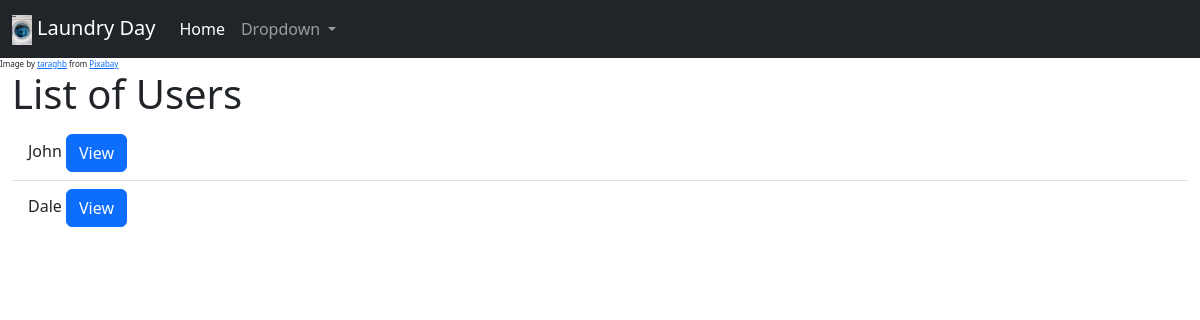
/users/, run on an earlier commit of the app's database.
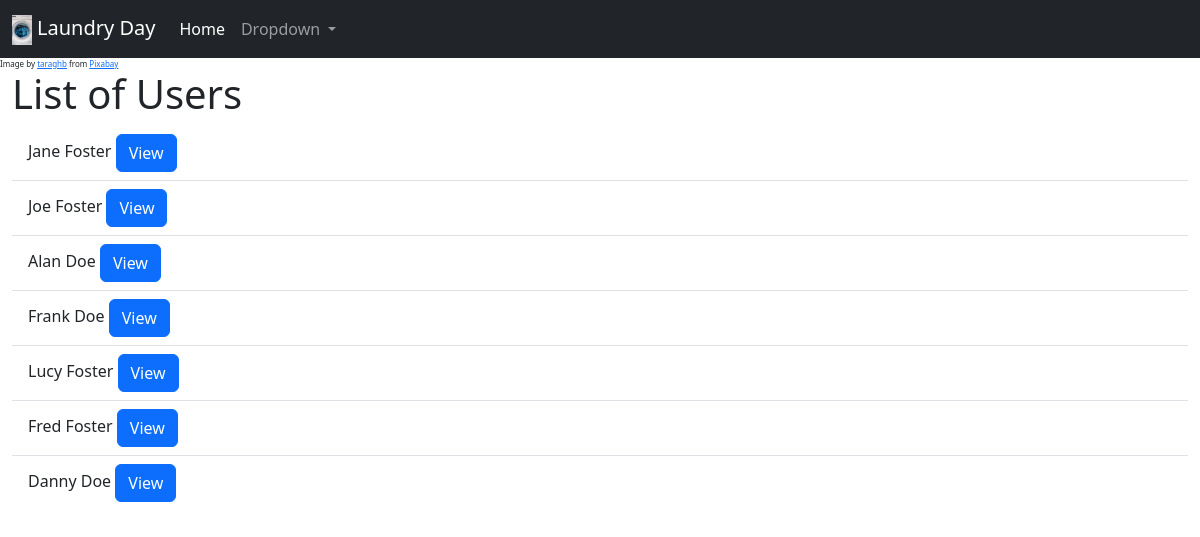
And on a later commit of the database.
### laundry_day/models.py (models this page shows, shortened)
class User(models.Model):
    name = models.CharField(max_length=100)
    class Meta:
        db_table = 'custom_user'
    parent = models.ForeignKey('self',
                               null=True,
                               blank=True,
                               related_name='children',
                               on_delete=models.SET_NULL)

### laundry_day/views.py (the view)
# urls.py: path('users/', views.UserListView.as_view(), name='users_list'),
class UserListView(generic.ListView):
    model = User
    template_name = 'laundry_day/list_of_users.html'
    context_object_name = 'users'

### laundry_day/templates/laundry_day/list_of_users.html
{% extends 'laundry_day/base_template.html' %}
{% block content %}
<div class = "container-fluid">
  <h1>List of Users</h1>
    <ul class= "list-group list-group-flush">
      {% for user in users %}
        <li class="list-group-item">
            {{ user.name }}
          <a class = "btn btn-primary"href="{% url 'user_detail' user.id %}">View</a>
        </li>
      {% endfor %}
    </ul>
</div>
{% endblock %}

### laundry_day/templates/laundry_day/base_template.html (shortened to what this page needs)
{% load static %}
<!DOCTYPE html>
<html lang="en">
  <head>
    {% load bootstrap5 %}
    {% bootstrap_css %}
  </head>
  <body>
   <nav class="navbar navbar-expand-lg navbar-dark bg-dark">
  <div class="container-fluid">
    <a class="navbar-brand" > <img src = "{% static 'images/washer.jpg' %}" alt="Laundry Day Icon" style="height: 30px; margin-right: 5px;">Laundry Day</a>
    <div class="collapse navbar-collapse" id="navbarSupportedContent">
      <ul class="navbar-nav me-auto mb-2 mb-lg-0">
        <li class="nav-item">
          <a class="nav-link active" href="{%url 'index'%}" aria-current="page">Home</a>
        </li>
        <li class="nav-item dropdown">
          <a class="nav-link dropdown-toggle" href="#" id="navbarDropdown" role="button" data-bs-toggle="dropdown" aria-expanded="false">
            Dropdown
          </a>
        </li>
      </ul>
    </div>
  </div>
</nav>
<footer style = "font-size:8px">
  Image by <a href="https://pixabay.com/users/taraghb-2098966/?utm_source=link-attribution&utm_medium=referral&utm_campaign=image&utm_content=4164831">taraghb</a> from <a href="https://pixabay.com//?utm_source=link-attribution&utm_medium=referral&utm_campaign=image&utm_content=4164831">Pixabay</a>
</footer>
    {% block content %}
    {% endblock %}
  </body>
</html>

What changed in the data, as far as the page shows it:
added User: name "Jane Foster"
changed User: name "John" → "Joe Foster"
changed User: name "Dale" → "Alan Doe"
added User: name "Frank Doe"
added User: name "Lucy Foster"
added User: name "Fred Foster"
added User: name "Danny Doe"
